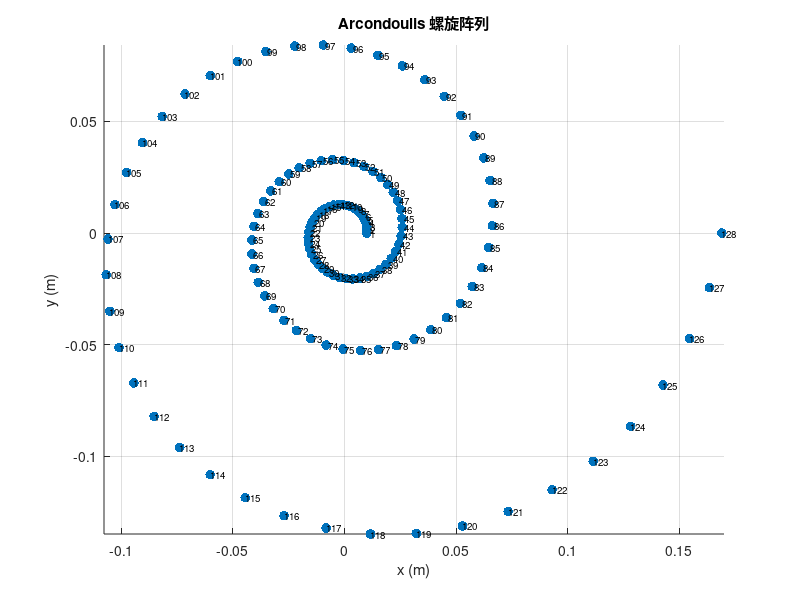

This figure's MATLAB source: (Note: this script raises an error after producing the figure.)
% Arcondoulis 螺旋阵列 —— 阵列几何 + 波束图
% 基于俯仰角绘制的阵列方向图
%% 阵列参数
N = 128;    % 总阵元数
M = 1;      % 螺旋臂数
a = 0.01;   % 起始半径(m)
b = 0.15;   % 螺旋扩展率
nTurns = 3; % 螺旋圈数
fc = 20e3;  % 工作频率(Hz)
c = 340;   % 声速(m/s)(假设水声场景)

lambda = c / fc;    % 波长

%% 生成阵元位置
N_arm = N / M;
pos = zeros(3, N);

idx = 1;
for m = 0:M-1
    for k = 1:N_arm
        theta = (k-1) / (N_arm - 1) * 2 * pi * nTurns;  % 角度分布
        r = a * exp(b * theta);     % 半径（等角螺旋）  对数螺旋

        % 螺旋臂相位偏移
        th = theta + 2*pi*m/M;

        % 笛卡尔坐标
        x = r * cos(th);
        y = r * sin(th);
        z = 0;   % 平面阵列

        pos(:,idx) = [x;y;z];
        idx = idx + 1;
    end
end

% 阵列几何示意图
figure;
scatter(pos(1,:),pos(2,:),50,'filled');
hold on;
text(pos(1,:),pos(2,:),num2str((1:N)'), 'FontSize', 7);   % 标号
axis equal;
grid on;
xlabel('x (m)');
ylabel('y (m)');
title('Arcondoulis 螺旋阵列');


%% 构造阵列对象
array = phased.ConformalArray('ElementPosition',pos);

%% 二维波束图（方位角切片）
figure;
pattern(array,fc, ...
    [-180:180],0, ...       % azimuth扫描, elevation=0
    'PropagationSpeed',c, ...
    'CoordinateSystem','polar', ...
    'Type','directivity');
title('Arcondoulis螺旋阵列——二维波束图');

%% 三维波束图
figure;
pattern(array,fc, ...
    [-180:180],[-90:90], ...    % azimuth & elevation
    'PropagationSpeed',c, ...
    'CoordinateSystem','polar', ...
    'Type','directivity');
title('Arcondoulis螺旋阵列——三维波束图');
